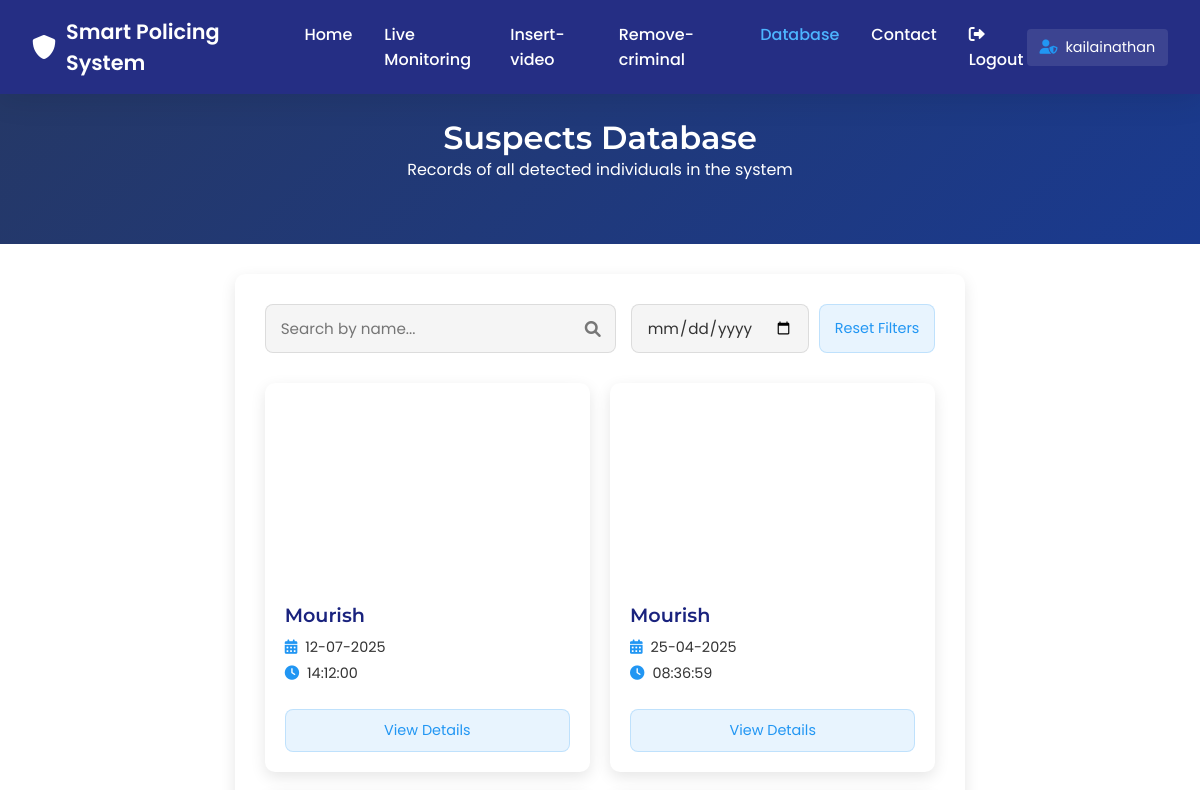
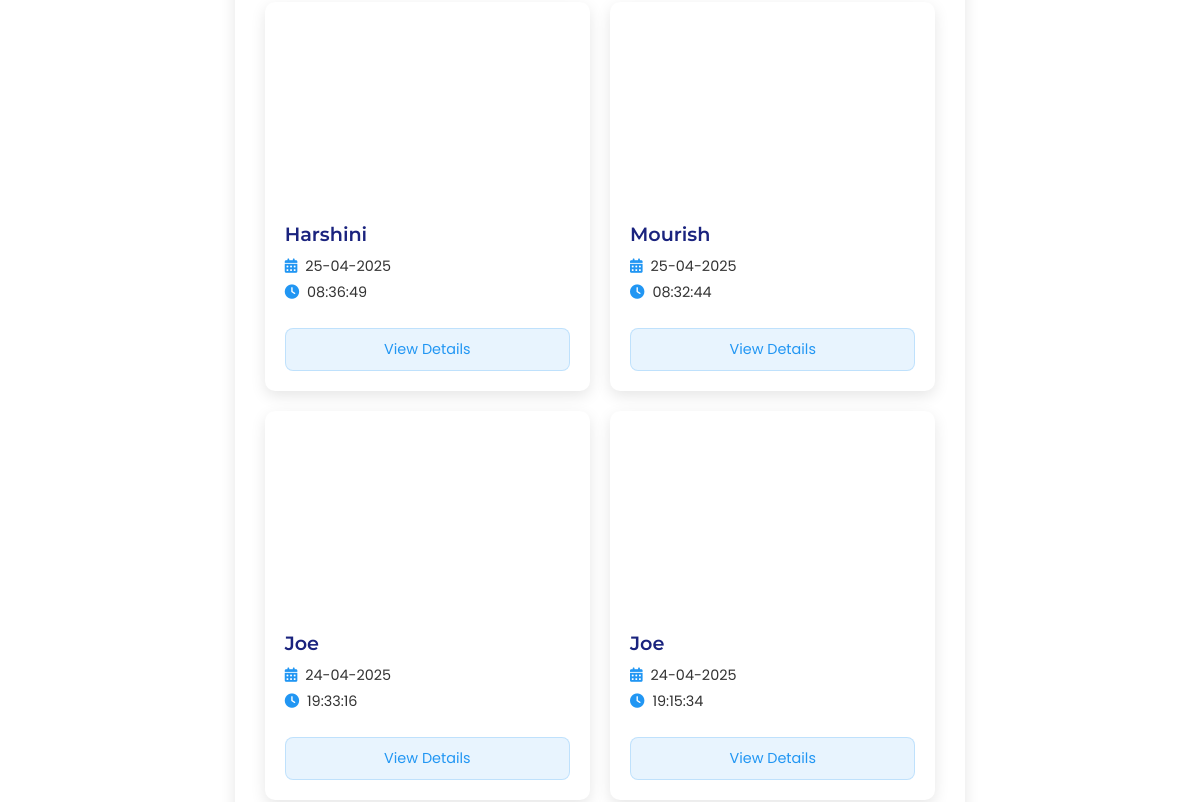
The page /suspects (signed in, upper part) on the database as committed earlier (2 pictures, top to bottom).
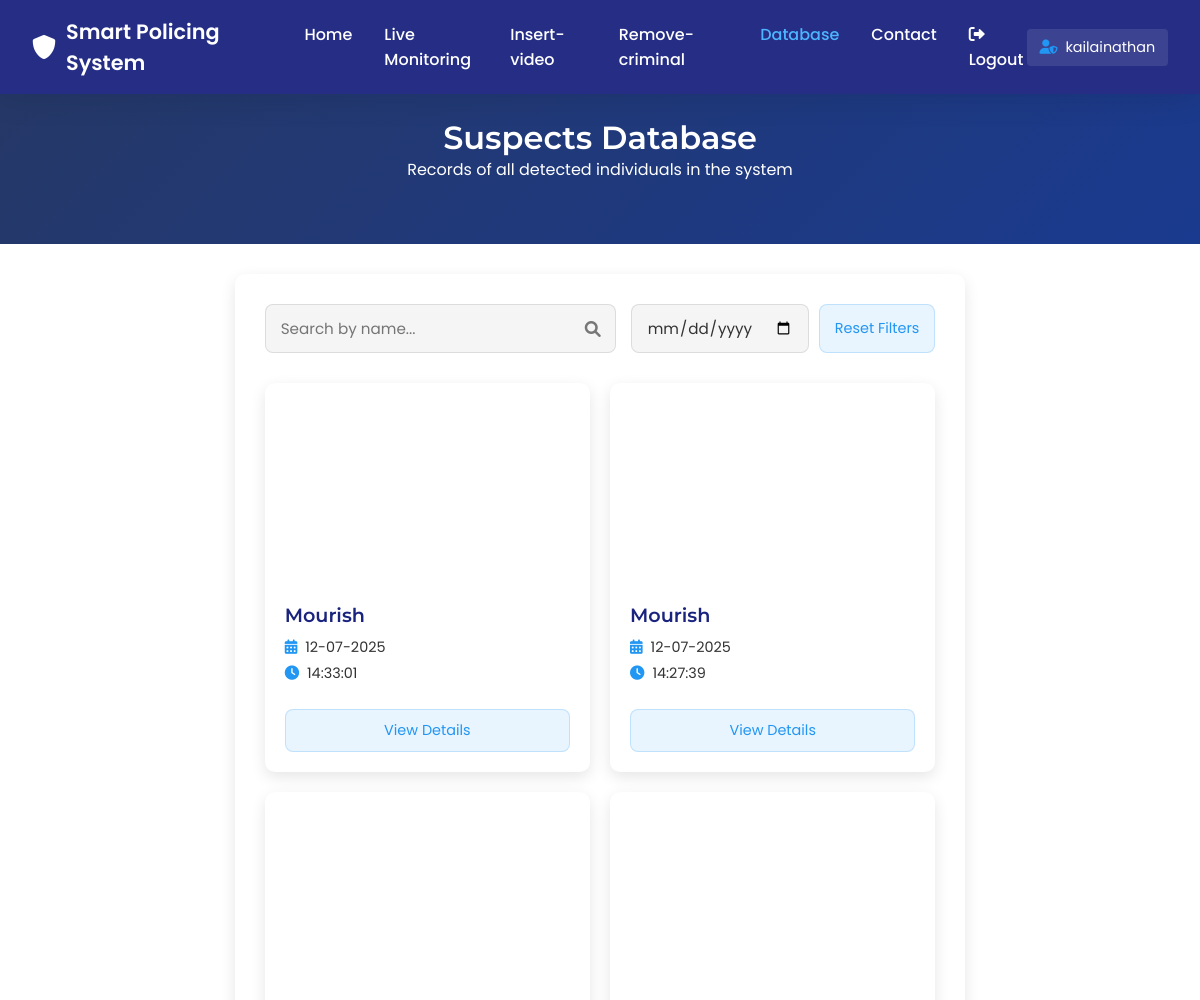
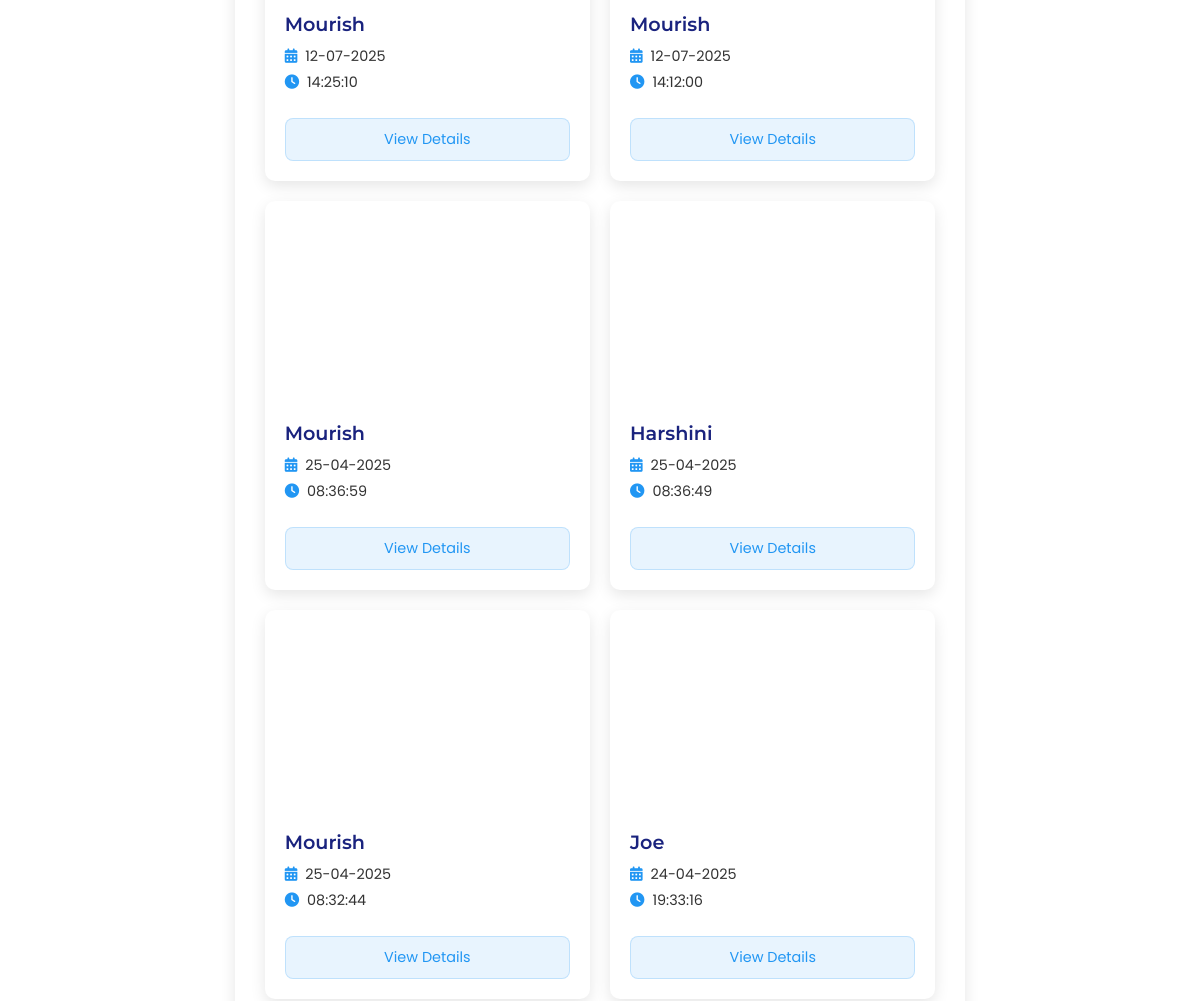
The same page on the database as committed later (2 pictures, top to bottom).
### app.py (models this page shows)
class Suspect(Base):
    __tablename__ = 'suspects'
    id = Column(Integer, primary_key=True)
    suspect_name = Column(String(100), nullable=False)
    image_path = Column(String(255), nullable=False)
    detected_time = Column(DateTime, nullable=False)
    created_at = Column(DateTime, default=datetime.utcnow)

### app.py (the view)
@app.route('/suspects')
def get_suspects():
    if 'badge_number' not in session:
        return redirect(url_for('login'))
    try:
        db = db_session()
        suspects = db.query(Suspect).order_by(Suspect.detected_time.desc()).all()
        suspects_with_images = []
        for suspect in suspects:
            suspect_dict = {
                'id': suspect.id,
                'suspect_name': suspect.suspect_name,
                'image_path': suspect.image_path,
                'detected_time': suspect.detected_time,
                'created_at': suspect.created_at
            }
            try:
                with open(suspect.image_path, 'rb') as img_file:
                    img_data = img_file.read()
                    suspect_dict['image_b64'] = base64.b64encode(img_data).decode('utf-8')
            except Exception as e:
                print(f"Error reading image file: {e}")
                suspect_dict['image_b64'] = ''
            suspects_with_images.append(suspect_dict)
        return render_template('suspects.html', suspects=suspects_with_images)
    except Exception as e:
        flash(f'Error retrieving suspects: {str(e)}', 'error')
        return redirect(url_for('landing'))
    finally:
        db.close()

### app.py (called while the page is built)
@app.teardown_appcontext
def shutdown_session(exception=None):
    db_session.remove()

### templates/suspects.html (shortened to what this page needs)
<!DOCTYPE html>
<html lang="en">
<head>
    <link rel="stylesheet" href="{{ url_for('static', filename='main.css') }}">
    <link href="https://cdnjs.cloudflare.com/ajax/libs/font-awesome/6.0.0/css/all.min.css" rel="stylesheet">
</head>
<body>
    <header>
        <nav class="glass-nav">
            <div class="logo">
                <i class="fas fa-shield-alt"></i>
                Smart Policing System
            </div>
            <ul class="nav-links">
                <li><a href="{{ url_for('landing') }}">Home</a></li>
                <li><a href="{{ url_for('live_mon') }}">Live Monitoring</a></li>
                <li><a href="{{ url_for('newcrim') }}">Insert-video</a></li>
                <li><a href="{{ url_for('delete_face') }}">Remove-criminal</a></li>
                <li><a href="{{ url_for('get_suspects') }}" class="active">Database</a></li>
                <li><a href="{{ url_for('contact') }}">Contact</a></li>
                <li><a href="{{ url_for('logout') }}"><i class="fas fa-sign-out-alt"></i> Logout</a></li>
            </ul>
            <div class="user-info">
                <i class="fas fa-user-shield"></i>
                <span>{{ session.full_name }}</span>
            </div>
        </nav>
    </header>
    <div style="background: linear-gradient(135deg, #253867 0%, #1a3a8f 100%);color: white;text-align:center;height:150px;align-item:center;padding-top:2%;">
        <h1>Suspects Database</h1>
        <p>Records of all detected individuals in the system</p>
    </div>
    <main class="container">
        <section class="suspects-container">
            <div class="filter-controls">
                <div class="search-box">
                    <input type="text" id="suspectSearch" placeholder="Search by name...">
                    <i class="fas fa-search"></i>
                </div>
                <div class="date-filter">
                    <input type="date" id="dateFilter">
                    <button id="resetFilter" class="btn-reset">Reset Filters</button>
                </div>
            </div>
            {% if suspects %}
                <div class="suspects-grid">
                    {% for suspect in suspects %}
                        <div class="suspect-card">
                            <div class="suspect-image" style=""></div>
                            <div class="suspect-info">
                                <h3>{{ suspect.suspect_name }}</h3>
                                <p><i class="fas fa-calendar-alt"></i> {{ suspect.detected_time.strftime('%d-%m-%Y') }}</p>
                                <p><i class="fas fa-clock"></i> {{ suspect.detected_time.strftime('%H:%M:%S') }}</p>
                            </div>
                            <div class="suspect-actions">
                                <button class="btn-view" data-id="{{ suspect.id }}">View Details</button>
                            </div>
                        </div>
                    {% endfor %}
                </div>
            {% else %}
                <div class="no-suspects">
                    <i class="fas fa-exclamation-circle"></i>
                    <p>No suspects found in the database.</p>
                </div>
            {% endif %}
        </section>
    </main>
</body>
</html>

### static/main.css (style rules this page uses)
* { margin: 0; padding: 0; box-sizing: border-box; font-family: 'Poppins', sans-serif; }
body { background-color: #ffffff; min-height: 100vh; display: flex; flex-direction: column; color: #333; }
:root { --primary-color: #1a237e; --secondary-color: #0d47a1; --accent-color: #2196f3; --light-color: #f0f4f8; --dark-color: #1e293b; --text-color: #333; --light-bg: #f5f5f5; --card-shadow: 0 5px 15px rgba(0, 0, 0, 0.1); --transition: all 0.3s ease; }
h1, h2, h3 { font-family: 'Montserrat', sans-serif; font-weight: 600; }
.container { max-width: 1200px; margin: 0 auto; padding: 0 20px; }
header { position: sticky; top: 0; z-index: 100; }
.glass-nav { display: flex; justify-content: space-between; align-items: center; padding: 1rem 2rem; background: rgb(26, 35, 126, 0.95); backdrop-filter: blur(10px); box-shadow: 0 4px 30px rgba(0, 0, 0, 0.1); }
.logo { display: flex; align-items: center; color: white; font-weight: 600; font-size: 1.3rem; }
.logo i { margin-right: 10px; font-size: 24px; }
.nav-links { display: flex; list-style: none; }
.nav-links li { margin-left: 2rem; }
.nav-links a { color: white; text-decoration: none; font-weight: 500; transition: color 0.3s ease; }
.nav-links a:hover, .nav-links a.active { color: #4db5ff; }
.user-info { display: flex; align-items: center; color: white; font-size: 0.9rem; padding: 0.5rem 0.8rem; border-radius: 4px; background-color: rgba(255, 255, 255, 0.1); }
.user-info i { margin-right: 8px; color: var(--accent-color); }
main.container { padding: 30px 20px 60px; }
.suspects-container { background: white; border-radius: 10px; box-shadow: var(--card-shadow); padding: 30px; margin-bottom: 40px; transition: var(--transition); }
.filter-controls { display: flex; justify-content: space-between; margin-bottom: 30px; flex-wrap: wrap; gap: 15px; }
.search-box { position: relative; flex: 1; min-width: 250px; }
.search-box input { width: 100%; padding: 12px 40px 12px 15px; border-radius: 8px; background: var(--light-bg); border: 1px solid rgba(0, 0, 0, 0.1); color: var(--text-color); font-size: 0.95rem; }
.search-box i { position: absolute; right: 15px; top: 50%; transform: translateY(-50%); color: #777; }
.date-filter { display: flex; gap: 10px; }
.date-filter input { padding: 10px 15px; border-radius: 8px; background: var(--light-bg); border: 1px solid rgba(0, 0, 0, 0.1); color: var(--text-color); font-size: 0.95rem; }
.btn-reset { padding: 10px 15px; background: rgba(33, 150, 243, 0.1); border: 1px solid rgba(33, 150, 243, 0.2); border-radius: 8px; color: var(--accent-color); cursor: pointer; font-size: 0.9rem; transition: var(--transition); }
.suspects-grid { display: grid; grid-template-columns: repeat(auto-fill, minmax(300px, 1fr)); gap: 20px; }
.suspect-card { background: white; border-radius: 10px; overflow: hidden; display: flex; flex-direction: column; box-shadow: var(--card-shadow); transition: var(--transition); }
.suspect-image { height: 200px; background-size: cover; background-position: center; }
.suspect-info { padding: 20px; flex: 1; }
.suspect-info h3 { margin-bottom: 10px; font-size: 1.2rem; color: var(--primary-color); }
.suspect-info p { margin-bottom: 5px; font-size: 0.9rem; color: var(--text-color); display: flex; align-items: center; }
.suspect-info p i { margin-right: 8px; color: var(--accent-color); }
.suspect-actions { padding: 0 20px 20px; }
.btn-view { width: 100%; padding: 10px; background: rgba(33, 150, 243, 0.1); border: 1px solid rgba(33, 150, 243, 0.2); border-radius: 8px; color: var(--accent-color); cursor: pointer; font-size: 0.9rem; transition: var(--transition); }

Rows that differ between the two databases and show on the page:
no longer on this page (row unchanged): Suspect: suspect_name "Joe", detected_time "24-04-2025", detected_time "19:15:34"
added Suspect: suspect_name "Mourish", detected_time "12-07-2025", detected_time "14:33:01"
added Suspect: suspect_name "Mourish", detected_time "12-07-2025", detected_time "14:27:39"
added Suspect: suspect_name "Mourish", detected_time "12-07-2025", detected_time "14:25:10"
